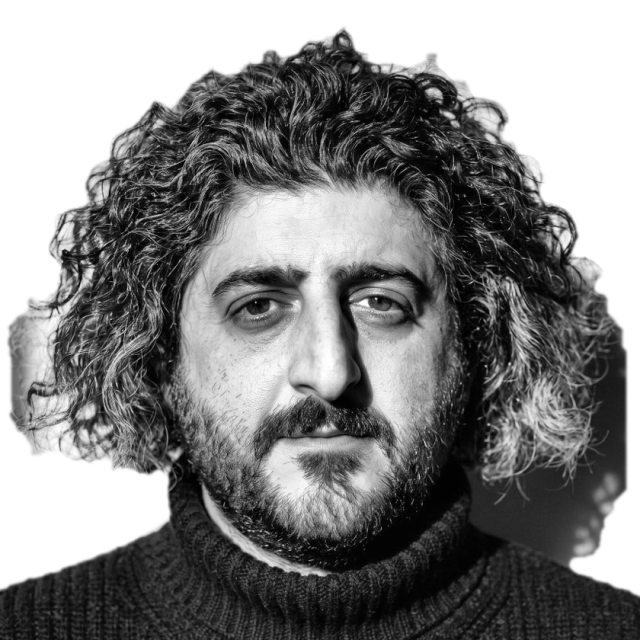
#> input picture assets/portrait-cutout.png, 640 x 640 px, found by its file name
$ python make_ascii.py assets/portrait-cutout.png
#> lines starting #> are read from the running program, lines starting #| are printed output that depends on the picture
#!/usr/bin/env python3
"""Turn a portrait into the ASCII art shown on the profile card.

Best input: a PNG with a transparent background (a "cutout"), so only the
person is drawn. A normal photo also works, but the background is drawn too.

    python scripts/make_ascii.py assets/portrait-cutout.png
    python today.py --offline        # redraw the two SVG cards

Writes ascii_dark.txt (bright areas = heavy characters, for the dark card)
and ascii_light.txt (dark areas = heavy characters, for the light card).
"""
import argparse
from PIL import Image, ImageOps, ImageFilter

RAMP = " .:-=+*#%@"                # light -> heavy
CELL_ASPECT = 0.5                # a monospace cell is about twice as tall as wide
FLOOR = 0.12                     # minimum ink inside the subject, keeps the silhouette


def to_ascii(path, cols, heavy_is_bright, gamma):
#> called with path = 'assets/portrait-cutout.png', cols = 112, heavy_is_bright = True, gamma = 1.7
    src = Image.open(path).convert("RGBA")
#> src is the input picture: PIL image 640x640 RGBA; mean R, G, B, A 109.3, 109.3, 109.3, 183.8
    alpha = src.getchannel("A")
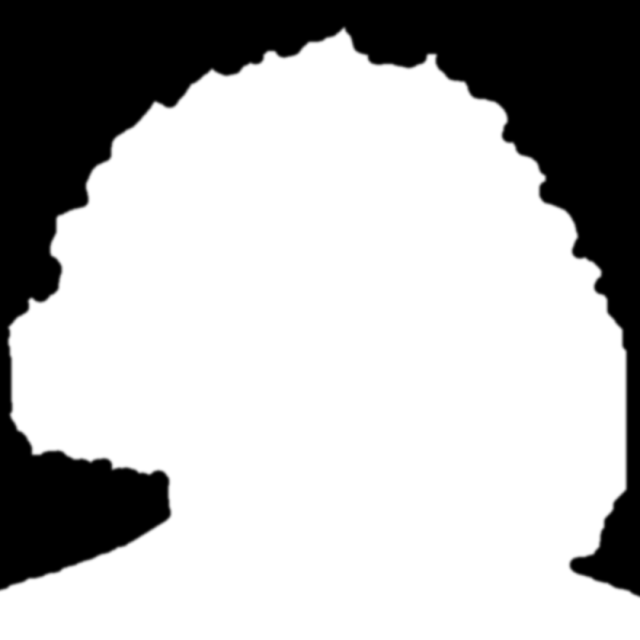
#> alpha: PIL image 640x640 L; min 0, max 255, mean 183.8
    grey = ImageOps.autocontrast(src.convert("L"), cutoff=1)
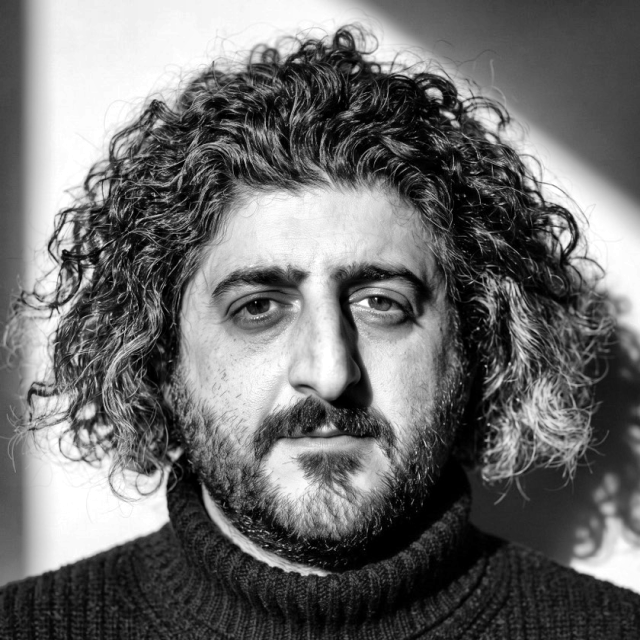
#> grey: PIL image 640x640 L; min 0, max 255, mean 109.6
    grey = grey.filter(ImageFilter.UnsharpMask(radius=4, percent=140))
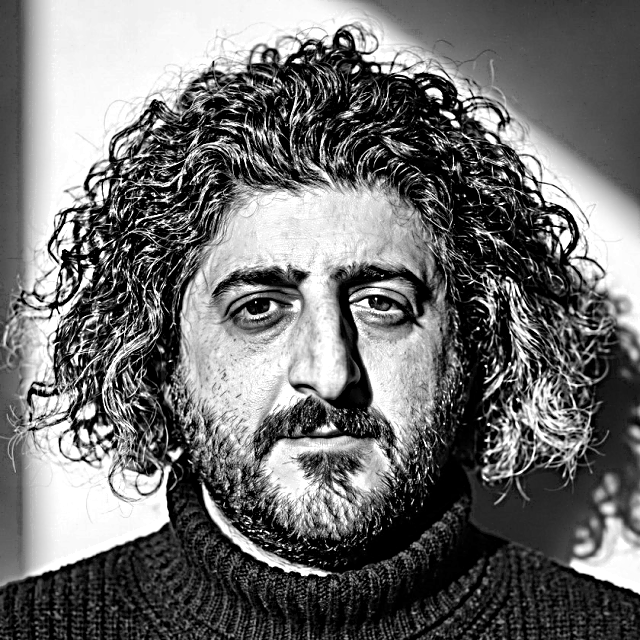
#> grey: PIL image 640x640 L; min 0, max 255, mean 111.3
    rows = round(cols * src.height / src.width * CELL_ASPECT)
#> rows = 56
    grey = grey.resize((cols, rows), Image.LANCZOS)
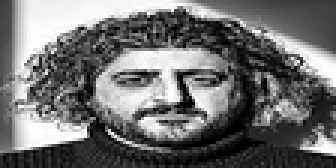
#> grey: PIL image 112x56 L (shown 3 times larger); min 0, max 255, mean 111.4
    alpha = alpha.resize((cols, rows), Image.LANCZOS)
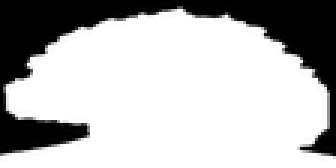
#> alpha: PIL image 112x56 L (shown 3 times larger); min 0, max 255, mean 183.8
    lines = []
    for y in range(rows):
        line = ""
        for x in range(cols):
            if alpha.getpixel((x, y)) < 110:
                line += " "
                continue
            v = grey.getpixel((x, y)) / 255
            ink = (v if heavy_is_bright else 1 - v) ** gamma
            ink = FLOOR + (1 - FLOOR) * ink
            line += RAMP[min(len(RAMP) - 1, int(ink * len(RAMP)))]
        lines.append(line.rstrip())
#> after the loop, lines = 56 items
    while lines and not lines[0]:
        lines.pop(0)
#> this loop made 3 passes
#> after the loop, lines = 53 items
    while lines and not lines[-1]:
        lines.pop()
#> this loop made 0 passes
    return "\n".join(lines) + "\n"


if __name__ == "__main__":
    p = argparse.ArgumentParser(description=__doc__, formatter_class=argparse.RawDescriptionHelpFormatter)
    p.add_argument("image")
    p.add_argument("--cols", type=int, default=112, help="characters per line (default 112)")
    p.add_argument("--gamma-dark", type=float, default=1.7, help="dark card: <1 = more ink, >1 = less ink")
    p.add_argument("--gamma-light", type=float, default=1.1, help="light card: <1 = more ink, >1 = less ink")
    a = p.parse_args()
    open("ascii_dark.txt", "w").write(to_ascii(a.image, a.cols, True, a.gamma_dark))
    open("ascii_light.txt", "w").write(to_ascii(a.image, a.cols, False, a.gamma_light))
#> the loop in to_ascii (call 2), `while lines and not lines[0]:` made 3 passes
    print("wrote ascii_dark.txt and ascii_light.txt")
